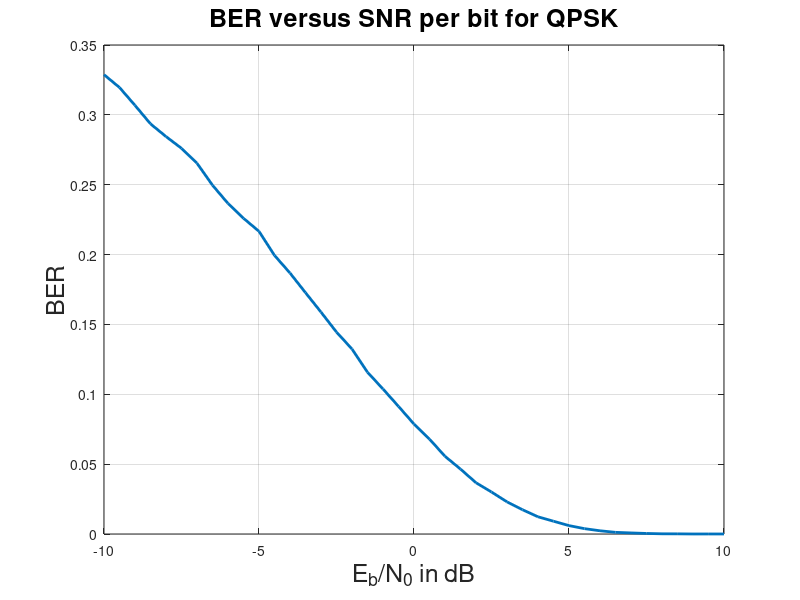

The MATLAB source for this figure:
% Plots BER versus E_b/N_0 for QPSK modulation
close all;

N=2*50000;
EbN0dB = -10:0.5:10;
len = length(EbN0dB);
BER = zeros(1,len);

for ii = 1:len
  b = zeros(1,N);
  bhat = zeros(1,N);

  % Random binary sequence 
  b = randi(2,1,N)-1;
  bI = b(1:2:N);
  bQ = b(2:2:N);
  
  N0 = power(10, -0.1*EbN0dB(ii));
  wI = sqrt(N0/2) * randn(1,N/2);
  wQ = sqrt(N0/2) * randn(1,N/2);  
  
  % QPSK modulation 
  sI = 2*bI-1;
  sQ = 2*bQ-1;
  
  % AWGN channel 
  xI = sI+wI;
  xQ = sQ+wQ;
  
  %QPSK detection 
  bIhat = (xI >=0);
  bQhat = (xQ >=0);
  bhat(1:2:N) = bIhat;
  bhat(2:2:N) = bQhat;
  
  BER(ii) = sum(bhat != b)/N;
end  

plot(EbN0dB, BER,"linewidth",2);
xlabel('E_b/N_0 in dB',"fontsize",18);
ylabel('BER',"fontsize",18);
grid on;
title('BER versus SNR per bit for QPSK',"fontsize",18);
